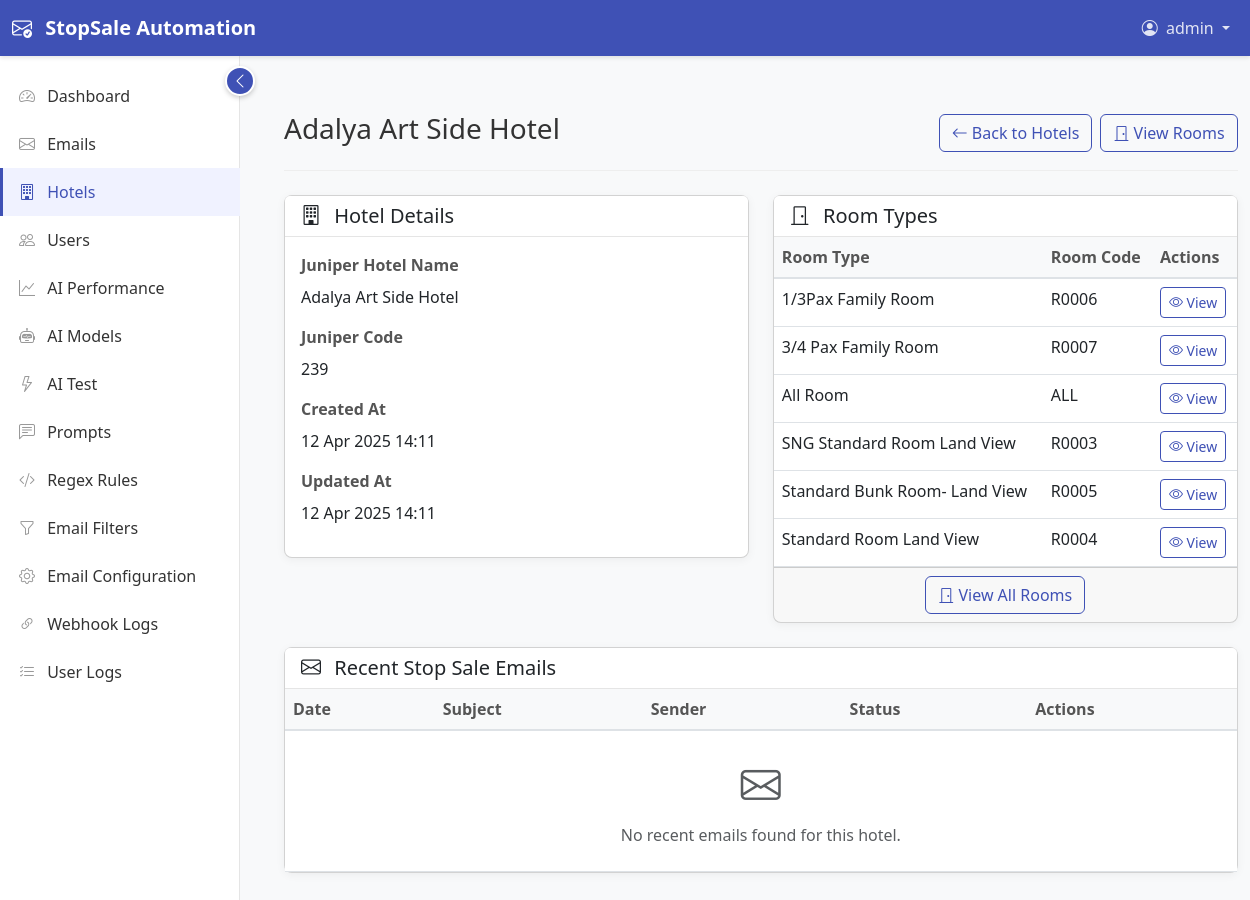
Page /hotels/2/ (signed in) on the committed database.
### users/models.py (models this page shows, shortened)
class User(AbstractUser):
    ROLE_CHOICES = (
        ('admin', 'Admin'),
        ('agent', 'Agent'),
        ('viewer', 'Viewer'),
    )
    email = models.EmailField(unique=True)
    role = models.CharField(max_length=10, choices=ROLE_CHOICES, default='agent')
    last_login_ip = models.GenericIPAddressField(null=True, blank=True)
    created_at = models.DateTimeField(auto_now_add=True, null=True)
    updated_at = models.DateTimeField(auto_now=True, null=True)
    objects = UserManager()
    @property
    def is_admin(self):
        return self.role == 'admin'

### hotels/models.py (models this page shows, shortened)
class Hotel(models.Model):
    juniper_hotel_name = models.CharField(max_length=255)
    juniper_code = models.CharField(max_length=50, unique=True)
    created_at = models.DateTimeField(auto_now_add=True)
    updated_at = models.DateTimeField(auto_now=True)
    class Meta:
        verbose_name = 'Hotel'
        verbose_name_plural = 'Hotels'
        ordering = ['juniper_hotel_name']

class Room(models.Model):
    hotel = models.ForeignKey(Hotel, on_delete=models.CASCADE, related_name='rooms')
    juniper_room_type = models.CharField(max_length=255)
    room_code = models.CharField(max_length=50)
    created_at = models.DateTimeField(auto_now_add=True)
    updated_at = models.DateTimeField(auto_now=True)
    class Meta:
        verbose_name = 'Room'
        verbose_name_plural = 'Rooms'
        ordering = ['hotel__juniper_hotel_name', 'juniper_room_type']
        unique_together = ['hotel', 'room_code']

### hotels/views.py (the view)
# urls.py: path('<int:hotel_id>/', views.hotel_detail, name='hotel_detail'),
@login_required
def hotel_detail(request, hotel_id):
    hotel = get_object_or_404(Hotel, id=hotel_id)
    rooms = hotel.rooms.all().order_by('juniper_room_type')
    if request.method == 'POST':
        hotel.juniper_hotel_name = request.POST.get('juniper_hotel_name')
        hotel.juniper_code = request.POST.get('juniper_code')
        hotel.save()
        messages.success(request, 'Hotel updated successfully.')
        return redirect('hotels:hotel_detail', hotel_id=hotel.id)
    context = {
        'hotel': hotel,
        'rooms': rooms,
    }
    return render(request, 'hotels/hotel_detail.html', context)

### templates/hotels/hotel_detail.html (shortened to what this page needs)
{% extends 'base/base.html' %}
{% block content %}
<div class="page-header d-flex justify-content-between align-items-center">
    <h1>{{ hotel.juniper_hotel_name }}</h1>
    <div class="d-flex">
        <a href="{% url 'hotels:hotel_list' %}" class="btn btn-outline-primary me-2">
            <i class="bi bi-arrow-left"></i> Back to Hotels
        </a>
        <a href="{% url 'hotels:hotel_rooms' hotel.id %}" class="btn btn-outline-primary">
            <i class="bi bi-door-closed"></i> View Rooms
        </a>
    </div>
</div>
<div class="row">
    <div class="col-md-6">
        <div class="card mb-4">
            <div class="card-header">
                <h5 class="mb-0">
                    <i class="bi bi-building me-2"></i> Hotel Details
                </h5>
            </div>
            <div class="card-body">
                <div class="mb-3">
                    <label class="form-label fw-bold">Juniper Hotel Name</label>
                    <p>{{ hotel.juniper_hotel_name }}</p>
                </div>
                <div class="mb-3">
                    <label class="form-label fw-bold">Juniper Code</label>
                    <p>{{ hotel.juniper_code }}</p>
                </div>
                <div class="mb-3">
                    <label class="form-label fw-bold">Created At</label>
                    <p>{{ hotel.created_at|date:"d M Y H:i" }}</p>
                </div>
                <div class="mb-3">
                    <label class="form-label fw-bold">Updated At</label>
                    <p>{{ hotel.updated_at|date:"d M Y H:i" }}</p>
                </div>
            </div>
        </div>
    </div>
    <div class="col-md-6">
        <div class="card mb-4">
            <div class="card-header">
                <h5 class="mb-0">
                    <i class="bi bi-door-closed me-2"></i> Room Types
                </h5>
            </div>
            <div class="card-body p-0">
                <div class="table-responsive">
                    <table class="table table-hover mb-0">
                        <thead class="table-light">
                            <tr>
                                <th>Room Type</th>
                                <th>Room Code</th>
                                <th>Actions</th>
                            </tr>
                        </thead>
                        <tbody>
                            {% for room in rooms %}
                            <tr>
                                <td>{{ room.juniper_room_type }}</td>
                                <td>{{ room.room_code }}</td>
                                <td>
                                    <a href="{% url 'hotels:room_detail' room.id %}" class="btn btn-sm btn-outline-primary">
                                        <i class="bi bi-eye"></i> View
                                    </a>
                                </td>
                            </tr>
                            {% endfor %}
                        </tbody>
                    </table>
                </div>
            </div>
            <div class="card-footer text-center">
                <a href="{% url 'hotels:hotel_rooms' hotel.id %}" class="btn btn-outline-primary">
                    <i class="bi bi-door-closed"></i> View All Rooms
                </a>
            </div>
        </div>
    </div>
</div>
<div class="card mb-4">
    <div class="card-header">
        <h5 class="mb-0">
            <i class="bi bi-envelope me-2"></i> Recent Stop Sale Emails
        </h5>
    </div>
    <div class="card-body p-0">
        <div class="table-responsive">
            <table class="table table-hover mb-0">
                <thead class="table-light">
                    <tr>
                        <th>Date</th>
                        <th>Subject</th>
                        <th>Sender</th>
                        <th>Status</th>
                        <th>Actions</th>
                    </tr>
                </thead>
                <tbody>
                    {% for email_row in recent_emails %}
                    <tr>
                        <td>{{ email_row.email.received_date|date:"d M Y H:i" }}</td>
                        <td>{{ email_row.email.subject }}</td>
                        <td>{{ email_row.email.sender }}</td>
                        <td>
                            {% if email_row.status == 'pending' %}
                            <span class="badge bg-warning">Pending</span>
                            {% elif email_row.status == 'approved' %}
                            <span class="badge bg-success">Approved</span>
                            {% elif email_row.status == 'rejected' %}
                            <span class="badge bg-danger">Rejected</span>
                            {% endif %}
                        </td>
                        <td>
                            <a href="{% url 'emails:email_detail' email_row.email.id %}" class="btn btn-sm btn-outline-primary">
                                <i class="bi bi-eye"></i> View
                            </a>
                        </td>
                    </tr>
                    {% empty %}
                    <tr>
                        <td colspan="5" class="text-center py-4">
                            <div class="text-muted">
                                <i class="bi bi-envelope fs-1 d-block mb-2"></i>
                                No recent emails found for this hotel.
                            </div>
                        </td>
                    </tr>
                    {% endfor %}
                </tbody>
            </table>
        </div>
    </div>
</div>
{% endblock %}

### templates/base/base.html (shortened to what this page needs)
{% load static %}
<!DOCTYPE html>
<html lang="en">
<head>
    <link href="https://cdn.jsdelivr.net/npm/bootstrap@5.3.0-alpha1/dist/css/bootstrap.min.css" rel="stylesheet">
    <link rel="stylesheet" href="https://cdn.jsdelivr.net/npm/bootstrap-icons@1.10.3/font/bootstrap-icons.css">
    <link rel="stylesheet" href="https://cdn.jsdelivr.net/npm/flatpickr/dist/flatpickr.min.css">
    <link rel="stylesheet" href="https://cdn.jsdelivr.net/npm/select2@4.1.0-rc.0/dist/css/select2.min.css">
    <link rel="stylesheet" href="https://cdn.jsdelivr.net/npm/select2-bootstrap-5-theme@1.3.0/dist/select2-bootstrap-5-theme.min.css">
    <link rel="stylesheet" href="https://cdnjs.cloudflare.com/ajax/libs/toastr.js/latest/toastr.min.css">
    <link rel="stylesheet" href="{% static 'css/ux-improvements.css' %}">
</head>
<body>
    <nav class="navbar navbar-expand-lg navbar-dark fixed-top">
        <div class="container-fluid">
            <a class="navbar-brand" href="{% url 'core:dashboard' %}">
                <i class="bi bi-envelope-check me-2"></i>
                StopSale Automation
            </a>
            <div class="collapse navbar-collapse" id="navbarNav">
                <ul class="navbar-nav ms-auto">
                    {% if user.is_authenticated %}
                    <li class="nav-item dropdown">
                        <a class="nav-link dropdown-toggle" href="#" id="navbarDropdown" role="button" data-bs-toggle="dropdown" aria-expanded="false">
                            <i class="bi bi-person-circle me-1"></i> {{ user.username }}
                        </a>
                    </li>
                    {% else %}
                    <li class="nav-item">
                        <a class="nav-link" href="{% url 'core:login' %}">Login</a>
                    </li>
                    {% endif %}
                </ul>
            </div>
        </div>
    </nav>
    <div class="container-fluid">
        <div class="row">
            {% if user.is_authenticated %}
            <nav id="sidebar" class="col-lg-2 d-lg-block sidebar">
                <div class="sidebar-toggle d-none d-lg-flex" id="sidebarToggle">
                    <i class="bi bi-chevron-left" id="toggleIcon"></i>
                </div>
                <div class="sidebar-sticky">
                    <ul class="nav flex-column">
                        <li class="nav-item">
                            <a class="nav-link {% if request.resolver_match.app_name == 'core' and request.resolver_match.url_name == 'dashboard' %}active{% endif %}" href="{% url 'core:dashboard' %}">
                                <i class="bi bi-speedometer2"></i> <span>Dashboard</span>
                            </a>
                        </li>
                        <li class="nav-item">
                            <a class="nav-link {% if request.resolver_match.app_name == 'emails' and request.resolver_match.url_name == 'email_list' %}active{% endif %}" href="{% url 'emails:email_list' %}">
                                <i class="bi bi-envelope"></i> <span>Emails</span>
                            </a>
                        </li>
                        {% if user.is_admin or user.is_supervisor %}
                        <li class="nav-item">
                            <a class="nav-link {% if request.resolver_match.app_name == 'hotels' %}active{% endif %}" href="{% url 'hotels:hotel_list' %}">
                                <i class="bi bi-building"></i> <span>Hotels</span>
                            </a>
                        </li>
                        {% endif %}
                        {% if user.is_admin %}
                        <li class="nav-item">
                            <a class="nav-link {% if request.resolver_match.app_name == 'users' %}active{% endif %}" href="{% url 'users:user_list' %}">
                                <i class="bi bi-people"></i> <span>Users</span>
                            </a>
                        </li>
                        <li class="nav-item">
                            <a class="nav-link {% if request.resolver_match.app_name == 'core' and request.resolver_match.url_name == 'ai_performance' %}active{% endif %}" href="{% url 'core:ai_performance' %}">
                                <i class="bi bi-graph-up"></i> <span>AI Performance</span>
                            </a>
                        </li>
                        <li class="nav-item">
                            <a class="nav-link {% if request.resolver_match.app_name == 'core' and request.resolver_match.url_name == 'ai_model_list' %}active{% endif %}" href="{% url 'core:ai_model_list' %}">
                                <i class="bi bi-robot"></i> <span>AI Models</span>
                            </a>
                        </li>
                        <li class="nav-item">
                            <a class="nav-link {% if request.resolver_match.app_name == 'core' and request.resolver_match.url_name == 'ai_test' %}active{% endif %}" href="{% url 'core:ai_test' %}">
                                <i class="bi bi-lightning"></i> <span>AI Test</span>
                            </a>
                        </li>
                        <li class="nav-item">
                            <a class="nav-link {% if request.resolver_match.app_name == 'core' and request.resolver_match.url_name == 'prompt_list' %}active{% endif %}" href="{% url 'core:prompt_list' %}">
                                <i class="bi bi-chat-left-text"></i> <span>Prompts</span>
                            </a>
                        </li>
                        <li class="nav-item">
                            <a class="nav-link {% if request.resolver_match.app_name == 'core' and request.resolver_match.url_name == 'regex_rule_list' %}active{% endif %}" href="{% url 'core:regex_rule_list' %}">
                                <i class="bi bi-code-slash"></i> <span>Regex Rules</span>
                            </a>
                        </li>
                        <li class="nav-item">
                            <a class="nav-link {% if request.resolver_match.app_name == 'core' and request.resolver_match.url_name == 'email_filter_list' %}active{% endif %}" href="{% url 'core:email_filter_list' %}">
                                <i class="bi bi-funnel"></i> <span>Email Filters</span>
                            </a>
                        </li>
                        <li class="nav-item">
                            <a class="nav-link {% if request.resolver_match.app_name == 'core' and request.resolver_match.url_name == 'email_config' %}active{% endif %}" href="{% url 'core:email_config' %}">
                                <i class="bi bi-gear"></i> <span>Email Configuration</span>
                            </a>
                        </li>
                        <li class="nav-item">
                            <a class="nav-link {% if request.resolver_match.app_name == 'core' and request.resolver_match.url_name == 'webhook_log_list' %}active{% endif %}" href="{% url 'core:webhook_log_list' %}">
                                <i class="bi bi-link-45deg"></i> <span>Webhook Logs</span>
                            </a>
                        </li>
                        <li class="nav-item">
                            <a class="nav-link {% if request.resolver_match.app_name == 'core' and request.resolver_match.url_name == 'user_log_list' %}active{% endif %}" href="{% url 'core:user_log_list' %}">
                                <i class="bi bi-list-check"></i> <span>User Logs</span>
                            </a>
                        </li>
                        {% endif %}
                    </ul>
                </div>
            </nav>
            {% endif %}
            <main id="content" class="{% if user.is_authenticated %}col-lg-10 content{% else %}col-12{% endif %}" id="main-content">
                <div class="container-fluid py-4">
                    {% block content %}{% endblock %}
                </div>
            </main>
        </div>
    </div>
</body>
</html>

### rows in the picture
User: username "admin"
Hotel: juniper_hotel_name "Adalya Art Side Hotel", juniper_code "239", created_at "12 Apr 2025 14:11", updated_at "12 Apr 2025 14:11"
Room: juniper_room_type "1/3Pax Family Room", room_code "R0006"
Room: juniper_room_type "3/4 Pax Family Room", room_code "R0007"
Room: juniper_room_type "All Room", room_code "ALL"
Room: juniper_room_type "SNG Standard Room Land View", room_code "R0003"
Room: juniper_room_type "Standard Bunk Room- Land View", room_code "R0005"
Room: juniper_room_type "Standard Room Land View", room_code "R0004"
